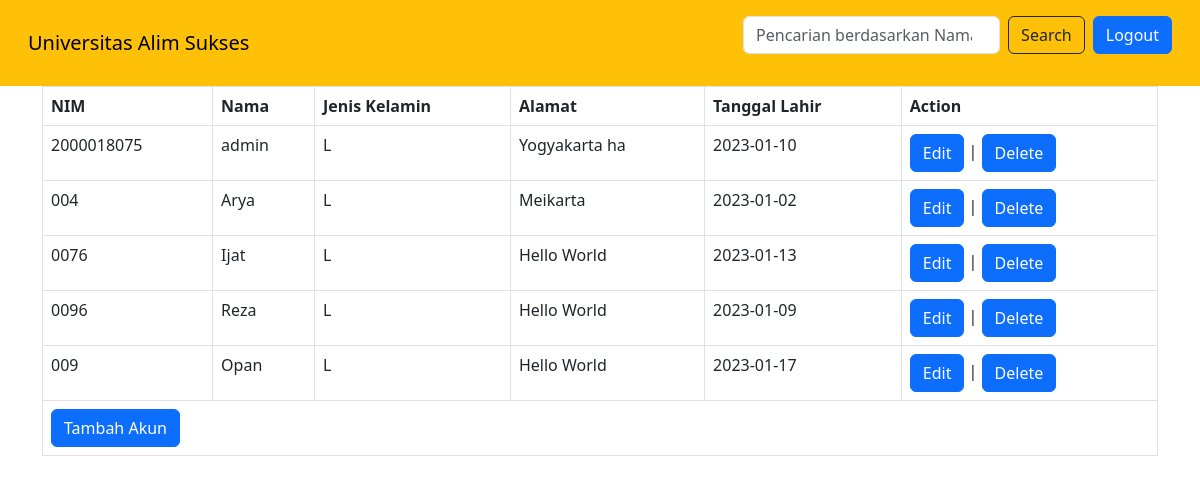
The page /home/homeadmin.php (signed in) on the database its author committed.
### tables this page shows
CREATE TABLE `mahasiswa` (
  `id` int(11) NOT NULL,
  `nim` varchar(10) NOT NULL,
  `nama` varchar(50) NOT NULL,
  `jenis_kelamin` varchar(1) NOT NULL,
  `alamat` text NOT NULL,
  `tgl_lahir` date NOT NULL,
  `pass` varchar(50) NOT NULL,
  `level_akun` enum('Admin','Mahasiswa') NOT NULL
);

### home/homeadmin.php (the view, shortened to what this page needs)
<?php
    include_once("../koneksi.php");
    if(isset($_SESSION['id']) == ""){
        header("Location: index.php");
    }else{
        $sql = mysqli_query($conn, "SELECT * FROM mahasiswa");
    }
?>
<html>
<head>
    <link href="https://cdn.jsdelivr.net/npm/bootstrap@5.3.0-alpha1/dist/css/bootstrap.min.css" rel="stylesheet">
</head>
<body>
    <nav class="navbar navbar-expand-lg text-bg-warning p-3">
    <div class="container-fluid">
        <a class="navbar-brand" href="/home/homeadmin.php">Universitas Alim Sukses</a>
        <div class="collapse navbar-collapse" id="navbarSupportedContent">
        <form class="d-flex" role="search" action="homeadmin.php" method="GET">
            <input class="form-control me-2" type="search" name="search" placeholder="Pencarian berdasarkan Nama" aria-label="Search">
            <button class="btn btn-outline-dark me-2" type="submit">Search</button>
            <a href="../action/logout.php" class="btn btn-primary">Logout</a>
        </form>
        </div>
    </div>
    </nav>
    <div class="container">
    <table class="table table-bordered">
            <tr>
                <th>NIM</th>
                <th>Nama</th>
                <th>Jenis Kelamin</th>
                <th>Alamat</th>
                <th>Tanggal Lahir</th>
                <th>Action</th>
            </tr>
                <?php
                    if(mysqli_num_rows($sql) > 0){
                        while($user_krs = mysqli_fetch_array($sql)){
                            echo "<tr><td>" . $user_krs['nim'] . "</td>";
                            echo "<td>" . $user_krs['nama'] . "</td>";
                            echo "<td>" . $user_krs['jenis_kelamin'] . "</td>";
                            echo "<td>" . $user_krs['alamat'] . "</td>";
                            echo "<td>" . $user_krs['tgl_lahir'] . "</td>";
                            echo "<td><a class='btn btn-primary' href='../action/edit.php?id=$user_krs[id]'>Edit </a> | <a class='btn btn-primary' href='../action/delete.php?id=$user_krs[id]'>Delete</a></td></tr>";
                        }
                    }else{
                        echo "<tr><td colspan='6' align='center'> Data Tidak Ditemukan!!! </td></tr>";
                    }
                ?>
            <tr>
                <td colspan="6"><a class="btn btn-primary" href="../action/tambahuser.php">Tambah Akun</a></td>
            </tr>
        </table>
    </div>
</body>
</html>

### rows shown on the page
mahasiswa: nim "2000018075", nama "admin", jenis_kelamin "L", alamat "Yogyakarta ha", tgl_lahir "2023-01-10"
mahasiswa: nim "004", nama "Arya", jenis_kelamin "L", alamat "Meikarta", tgl_lahir "2023-01-02"
mahasiswa: nim "0076", nama "Ijat", jenis_kelamin "L", alamat "Hello World", tgl_lahir "2023-01-13"
mahasiswa: nim "0096", nama "Reza", jenis_kelamin "L", alamat "Hello World", tgl_lahir "2023-01-09"
mahasiswa: nim "009", nama "Opan", jenis_kelamin "L", alamat "Hello World", tgl_lahir "2023-01-17"
